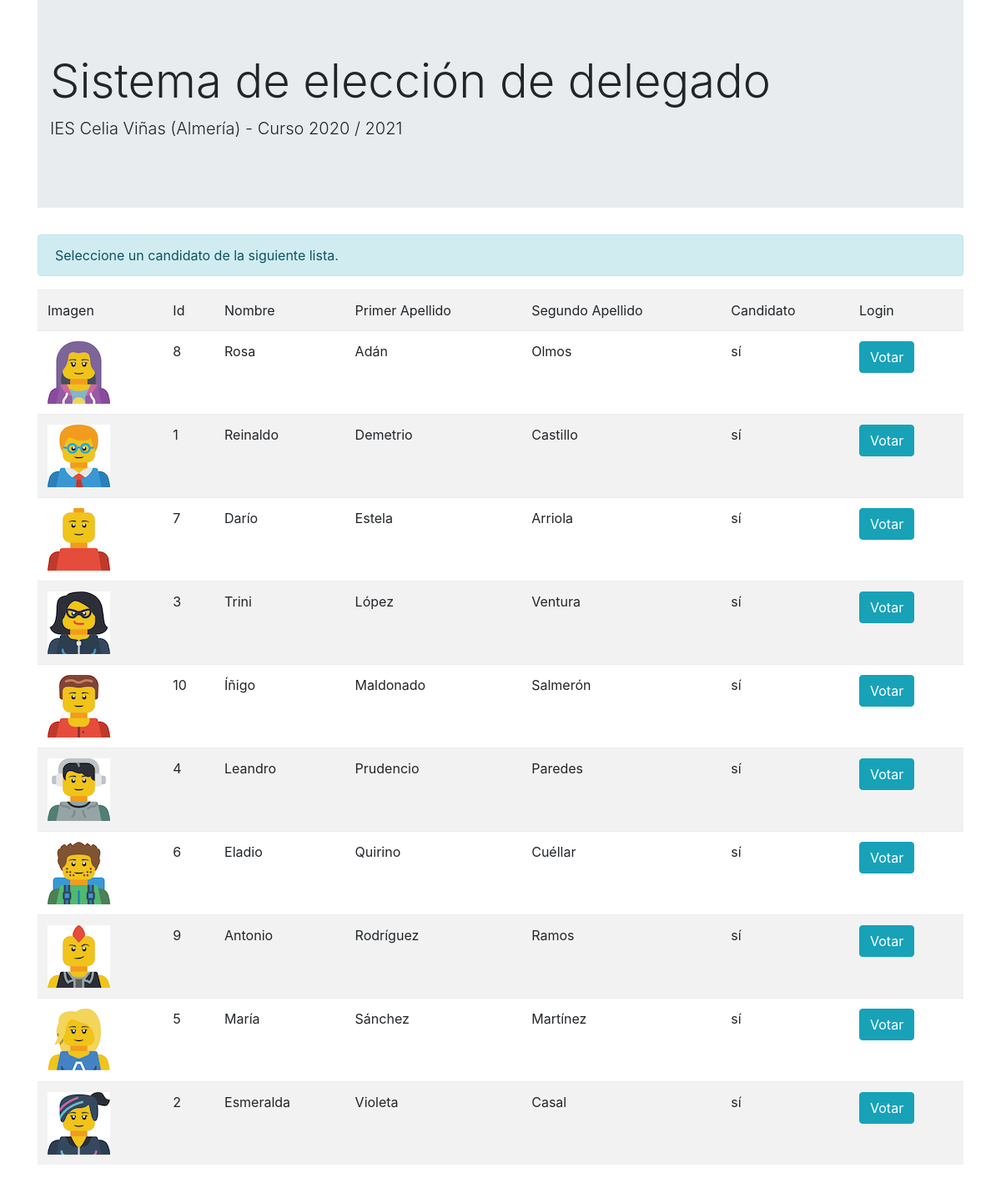
Screenshot of /candidatos.php with the database file from the repository.
### tables this page shows
CREATE TABLE alumno (
  id INTEGER UNSIGNED AUTO_INCREMENT PRIMARY KEY,
  nombre VARCHAR(50) NOT NULL,
  apellido1 VARCHAR(50) NOT NULL,
  apellido2 VARCHAR(50),
  candidato ENUM('sí','no') NOT NULL DEFAULT 'sí',
  imagen_perfil VARCHAR(512) NOT NULL,
  vota_a INTEGER UNSIGNED,
  fecha_hora_voto DATETIME,
  ip VARCHAR(15),
  FOREIGN KEY (vota_a) REFERENCES alumno(id)
);

### src/candidatos.php (the view, shortened to what this page needs)
<?php
include_once("config.php");
$result = mysqli_query($mysqli, "SELECT * FROM alumno ORDER BY apellido1,apellido2 ASC");
?>
<!doctype html>
<html lang="en">
  <head>
    <link rel="stylesheet" href="css/bootstrap.min.css">
  </head>
  <body>
    <div class="container">
    <div class="jumbotron jumbotron-fluid">
      <div class="container">
        <h1 class="display-4">Sistema de elección de delegado</h1>
        <p class="lead">IES Celia Viñas (Almería) - Curso 2020 / 2021</p>
      </div>
    </div>
    <div class="alert alert-info" role="alert">
    Seleccione un candidato de la siguiente lista.
    </div>
    <table class="table table-striped">
      <tr>
        <td>Imagen</td>
        <td>Id</td>
        <td>Nombre</td>
        <td>Primer Apellido</td>
        <td>Segundo Apellido</td>
        <td>Candidato</td>
        <td>Login</td>
      </tr>
    <?php
    $id = $_GET['id'];
    while($res = mysqli_fetch_array($result)) {
      echo "<tr>";
      echo "<td><img src=\"img/".$res['imagen_perfil']."\"></td>";
      echo "<td>".$res['id']."</td>";
      echo "<td>".$res['nombre']."</td>";
      echo "<td>".$res['apellido1']."</td>";
      echo "<td>".$res['apellido2']."</td>";
      echo "<td>".$res['candidato']."</td>";
      echo "<td><a class=\"btn btn-info\" href=\"votar.php?id=$id&vota_a=".$res['id']."\" role=\"button\">Votar</a></td>";
      echo "</tr>";
    }
    ?>
    </table>
    </div>
  </body>
</html>

### rows the page displays
alumno: imagen_perfil (picture), id "8", nombre "Rosa", apellido1 "Adán", apellido2 "Olmos", candidato "sí"
alumno: imagen_perfil (picture), id "1", nombre "Reinaldo", apellido1 "Demetrio", apellido2 "Castillo", candidato "sí"
alumno: imagen_perfil (picture), id "7", nombre "Darío", apellido1 "Estela", apellido2 "Arriola", candidato "sí"
alumno: imagen_perfil (picture), id "3", nombre "Trini", apellido1 "López", apellido2 "Ventura", candidato "sí"
alumno: imagen_perfil (picture), id "10", nombre "Íñigo", apellido1 "Maldonado", apellido2 "Salmerón", candidato "sí"
alumno: imagen_perfil (picture), id "4", nombre "Leandro", apellido1 "Prudencio", apellido2 "Paredes", candidato "sí"
alumno: imagen_perfil (picture), id "6", nombre "Eladio", apellido1 "Quirino", apellido2 "Cuéllar", candidato "sí"
alumno: imagen_perfil (picture), id "9", nombre "Antonio", apellido1 "Rodríguez", apellido2 "Ramos", candidato "sí"
alumno: imagen_perfil (picture), id "5", nombre "María", apellido1 "Sánchez", apellido2 "Martínez", candidato "sí"
alumno: imagen_perfil (picture), id "2", nombre "Esmeralda", apellido1 "Violeta", apellido2 "Casal", candidato "sí"
